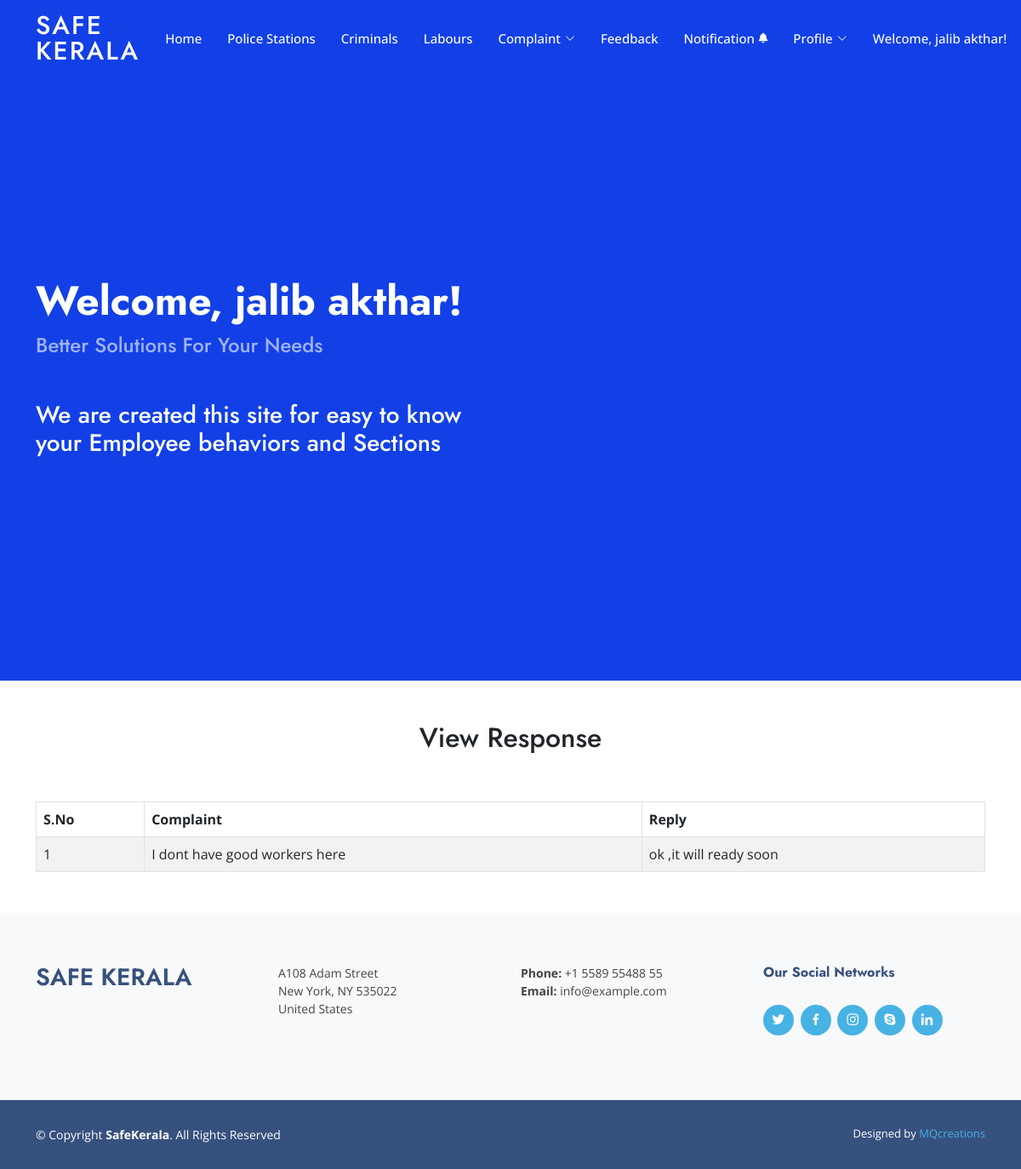
Before: /user_url/view_response/ (signed in) with the older database file.
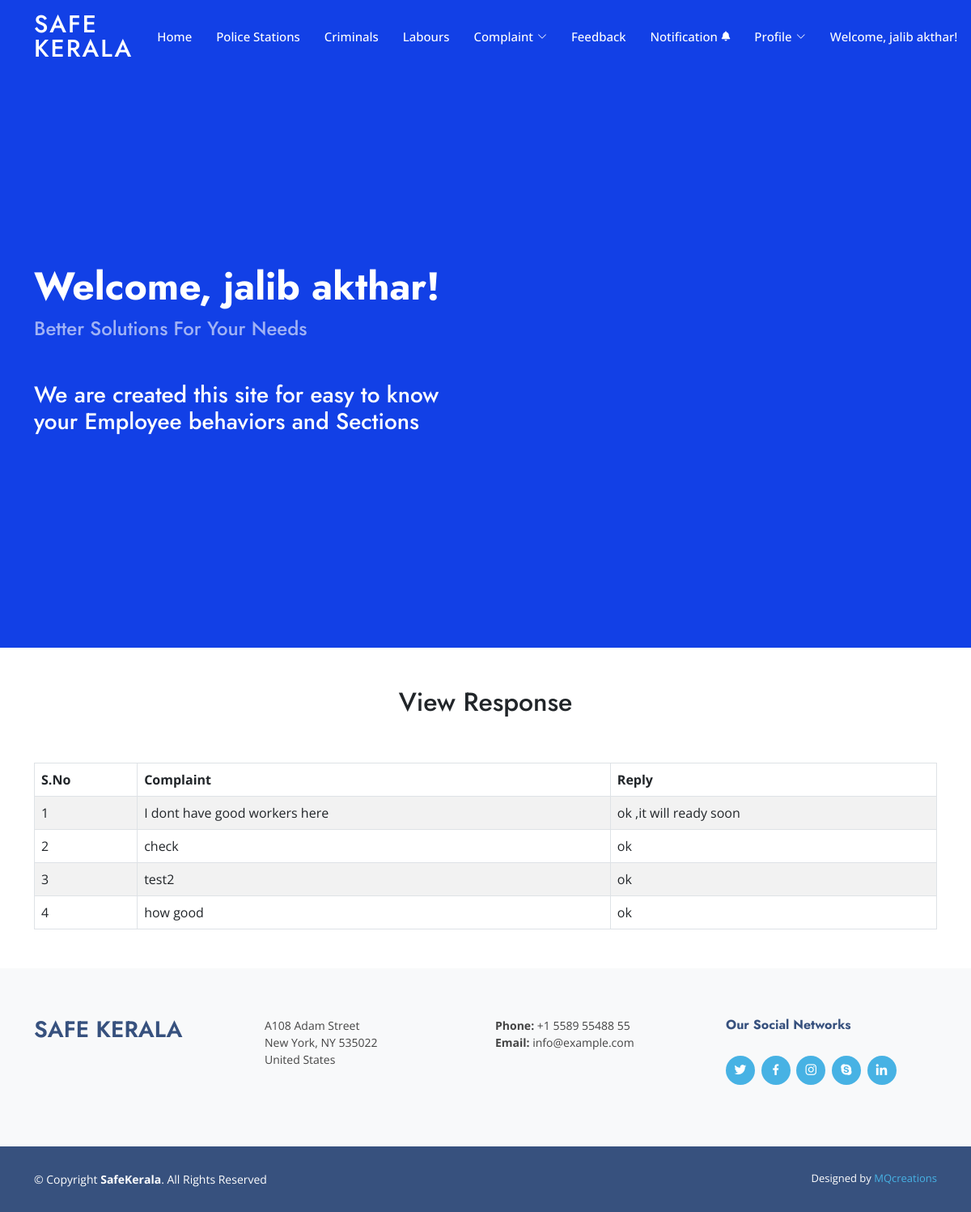
After: the same page with the newer database file.
### safekerala_admin/models.py (models this page shows)
class ComplaintDB(models.Model):
    c_date = models.DateField(null=True, blank=True)
    c_complaint = models.CharField(max_length=200, blank=True, null=True)
    u_loginid = models.ForeignKey(UserDB, on_delete=models.CASCADE, null=True)
    c_reply = models.CharField(max_length=200, blank=True, null=True)
    c_status = models.CharField(max_length=10, blank=True, null=True)

### safekerala_user/views.py (the view)
# urls.py: path('view_response/', views.view_response, name="view_response"),
def view_response(request):
    user_id = request.session.get('user_id')
    complaints = ComplaintDB.objects.filter(u_loginid=user_id)
    return render(request, 'view_response.html', {'complaints': complaints})

### safekerala_user/templates/view_response.html
{% extends 'usr_index.html' %}
{% block content %}
  <h2 class="text-dark text-center pb-5">View Response</h2>
  <table class="table table-bordered table-striped">
    <thead>
      <tr>
        <th>S.No</th>
        <th>Complaint</th>
        <th>Reply</th>
      </tr>
    </thead>
    <tbody>
      {% for complaint in complaints %}
        <tr>
          <td>{{forloop.counter}}</td>
          <td>{{ complaint.c_complaint }}</td>
          <td>
            {% if complaint.c_reply == None %}
              <p>Pending</p>
            {% else %}
            {{ complaint.c_reply }}
            {% endif %}
          </td>
        </tr>
      {% endfor %}
    </tbody>
  </table>
{% endblock %}

Changed rows visible on the page:
added ComplaintDB: c_complaint "check", c_reply "ok"
added ComplaintDB: c_complaint "test2", c_reply "ok"
added ComplaintDB: c_complaint "how good", c_reply "ok"
